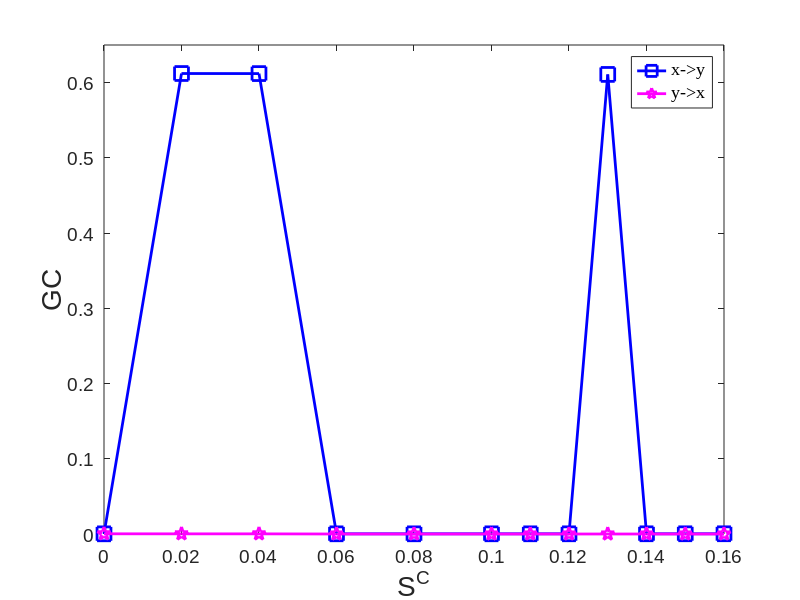

Reproduce this figure in MATLAB.
%% Fig5_HH_TWO_Neurons_LinearGC
C=[0 0.02 0.04 0.06 0.08 0.1 0.11 0.12 0.13 0.14 0.15 0.16];
GC_xy=[2.273e-04 0.6121 0.6120 2.438e-04 2.448e-04 2.535e-04 2.605e-04 2.689e-04 0.6109 2.889e-04 2.997e-04 3.107e-04];
GC_yx=[2.691e-04 0.0002 0.0002 0 0 0 0 0 0 0 0 0];

% Plot
h0=figure;
clf;
plot(C,GC_xy,'MarkerSize',10,'Marker','s','LineWidth',2,...
'Color',[0 0 1]);hold on
plot(C,GC_yx,'MarkerSize',10,'Marker','p','LineWidth',2,...
'Color',[1 0 1]);
% Legend 
hleg1 =legend('x->y','y->x','northeast');
set(hleg1,'Location','northeast') 
set(hleg1,'FontName','Times New Roman','FontSize',18,'FontWeight','normal')
axis([0 0.16 0 0.65])
set(gca, 'XTick', 0:0.02:0.16); 
% set(gca, 'YTick',0:0.02:0.65);

% Create axis font size
set(gca,'FontName','Arial','FontSize',14)
% Create xlabel
xlabel({'S^C'},'FontSize',20,'FontName','Arial');
% Create ylabel
ylabel({'GC'},'FontSize',20,'FontName','Arial');

%%
print(h0,'-depsc2','-r300','LineraGC_HH_Two_Neurons_Fig5.eps')
